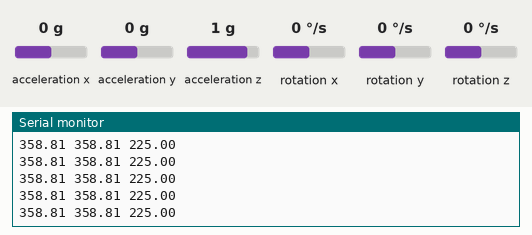
Recording of a sketch running on a simulated Arduino Uno, built with avr-gcc and run on an emulated ATmega328P. Shown: the last lines printed to the serial monitor. Wiring (inferred from the names in the program): MPU-6050 motion sensor at I2C address 0x68. The test bench sets the inputs (shaded band); at power-on: acceleration y 0 g, acceleration x 0 g, acceleration z 1 g, rotation x 0 °/s, rotation y 0 °/s, rotation z 0 °/s.

Above: at 1.2 s.
1.3 s: acceleration y set to 0.8 g
At 1.9 s:
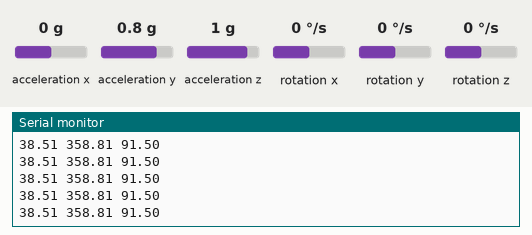
4.3 s: acceleration x set to -1.4 g
At 5.2 s:
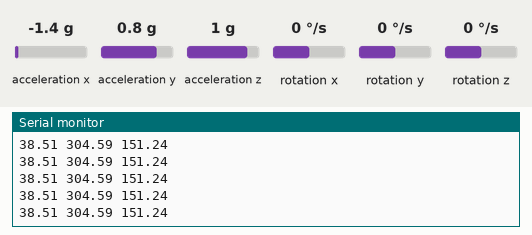
7.3 s: acceleration z set to -1.4 g
At 8.0 s:
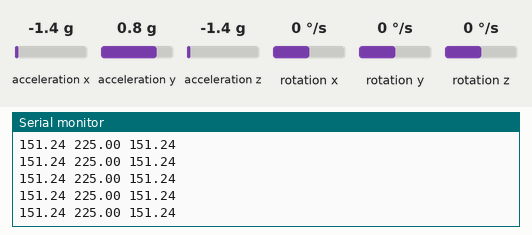
Timing chart, 0 to 10.3 s (numbered marks = the images above; inputs shaded):
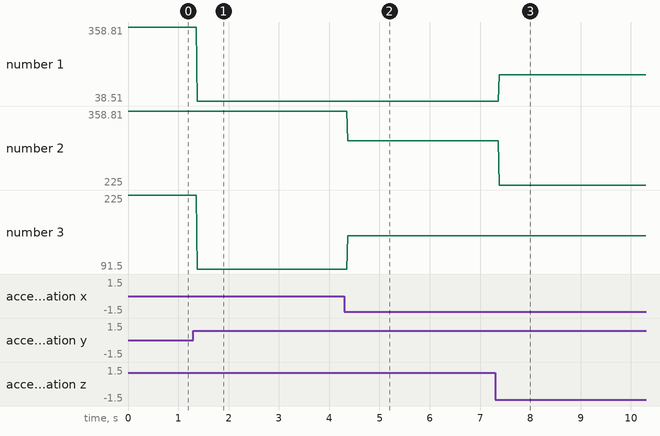

Measured:
- after the input at 1.3 s, the serial monitor: prints a new line after 0.08 s (image 1)
- after the input at 4.3 s, the serial monitor: prints a new line after 0.07 s (image 2)
- after the input at 7.3 s, the serial monitor: prints a new line after 0.08 s (image 3)
- plotted number 1: 358.81 → 38.51 after the input at 1.3 s
- plotted number 2: 358.81 → 304.59 after the input at 4.3 s, 304.59 → 225 after the input at 7.3 s
- plotted number 3: 225 → 91.5 after the input at 1.3 s, 91.5 → 151.24 after the input at 4.3 s

The sketch:

arduino____artificial_horizon_.ino
```cpp
// NavBall Code

//https://www.instructables.com/How-to-Measure-Angle-With-MPU-6050GY-521/

// library link for MPU6050 or GY-521
// https://github.com/jarzebski/Arduino-MPU6050

#include<Wire.h>  // wire library

const int MPU_addr=0x68;   // MPU address

int16_t AcX,AcY,AcZ,Tmp,GyX,GyY,GyZ;  // 16 bit data array

int minVal=265;
int maxVal=402;

double x; double y; double z;

void setup() {

  Serial.begin(9600);

  Wire.begin();
  Wire.beginTransmission(MPU_addr);
  Wire.write(0x6B);
  Wire.write(0);
  Wire.endTransmission(true);


   }

void loop() {

  Wire.beginTransmission(MPU_addr);
  Wire.write(0x3B);
  Wire.endTransmission(false);
  Wire.requestFrom(MPU_addr,14,true);

  AcX=Wire.read()<<8|Wire.read();
  AcY=Wire.read()<<8|Wire.read();
  AcZ=Wire.read()<<8|Wire.read();

  int xAng = map(AcX,minVal,maxVal,-90,90);
  int yAng = map(AcY,minVal,maxVal,-90,90);
  int zAng = map(AcZ,minVal,maxVal,-90,90);

x= RAD_TO_DEG * (atan2(-yAng, -zAng)+PI);
y= RAD_TO_DEG * (atan2(-xAng, -zAng)+PI);
z= RAD_TO_DEG * (atan2(-yAng, -xAng)+PI);


      Serial.print(x);
      Serial.print(" ");

      Serial.print(y);
      Serial.print(" ");

      Serial.print(z);
      Serial.print(" ");

      Serial.print("\n");

   }
```
